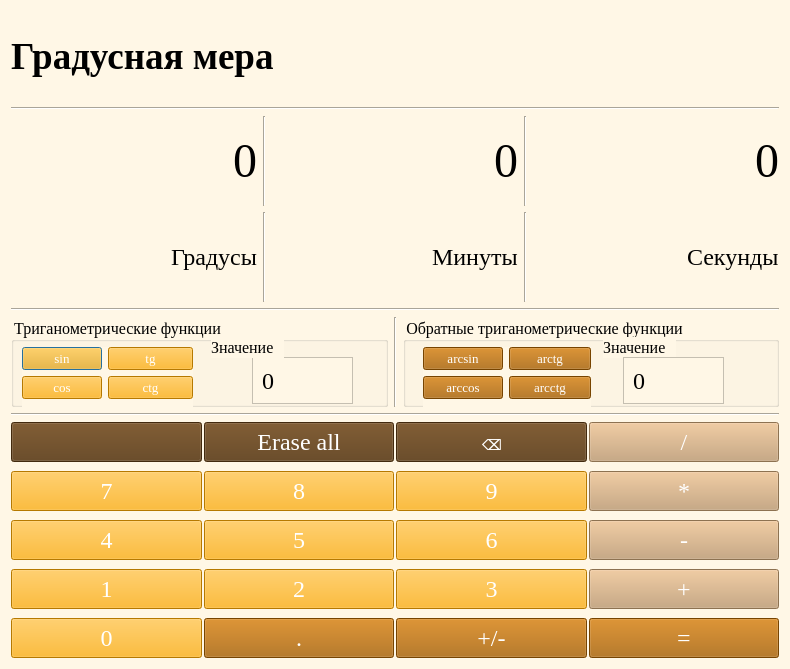
<?xml version="1.0" encoding="UTF-8"?>
<ui version="4.0">
 <class>ThirdWindow</class>
 <widget class="QDialog" name="ThirdWindow">
  <property name="geometry">
   <rect>
    <x>0</x>
    <y>0</y>
    <width>790</width>
    <height>669</height>
   </rect>
  </property>
  <property name="sizePolicy">
   <sizepolicy hsizetype="Fixed" vsizetype="Fixed">
    <horstretch>0</horstretch>
    <verstretch>0</verstretch>
   </sizepolicy>
  </property>
  <property name="windowTitle">
   <string>Dialog</string>
  </property>
  <property name="styleSheet">
   <string notr="true">color: black;
background-color: #FFF7E6;</string>
  </property>
  <layout class="QVBoxLayout" name="verticalLayout">
   <item>
    <layout class="QHBoxLayout" name="horizontalLayout_4">
     <item>
      <widget class="QLabel" name="name">
       <property name="font">
        <font>
         <family>Times New Roman</family>
         <pointsize>28</pointsize>
         <weight>75</weight>
         <bold>true</bold>
        </font>
       </property>
       <property name="text">
        <string>Градусная мера</string>
       </property>
      </widget>
     </item>
    </layout>
   </item>
   <item>
    <widget class="Line" name="line_3">
     <property name="orientation">
      <enum>Qt::Horizontal</enum>
     </property>
    </widget>
   </item>
   <item>
    <layout class="QHBoxLayout" name="horizontalLayout_2">
     <property name="sizeConstraint">
      <enum>QLayout::SetFixedSize</enum>
     </property>
     <item>
      <layout class="QHBoxLayout" name="horizontalLayout_8">
       <item alignment="Qt::AlignRight">
        <widget class="QLabel" name="degree_result">
         <property name="sizePolicy">
          <sizepolicy hsizetype="Fixed" vsizetype="Preferred">
           <horstretch>0</horstretch>
           <verstretch>0</verstretch>
          </sizepolicy>
         </property>
         <property name="font">
          <font>
           <family>Times New Roman</family>
           <pointsize>36</pointsize>
          </font>
         </property>
         <property name="text">
          <string>0</string>
         </property>
        </widget>
       </item>
      </layout>
     </item>
     <item>
      <widget class="Line" name="line_6">
       <property name="orientation">
        <enum>Qt::Vertical</enum>
       </property>
      </widget>
     </item>
     <item>
      <layout class="QHBoxLayout" name="horizontalLayout_5">
       <item alignment="Qt::AlignRight">
        <widget class="QLabel" name="minutes_result">
         <property name="sizePolicy">
          <sizepolicy hsizetype="Fixed" vsizetype="Preferred">
           <horstretch>0</horstretch>
           <verstretch>0</verstretch>
          </sizepolicy>
         </property>
         <property name="font">
          <font>
           <family>Times New Roman</family>
           <pointsize>36</pointsize>
          </font>
         </property>
         <property name="text">
          <string>0</string>
         </property>
        </widget>
       </item>
      </layout>
     </item>
     <item>
      <widget class="Line" name="line">
       <property name="orientation">
        <enum>Qt::Vertical</enum>
       </property>
      </widget>
     </item>
     <item>
      <layout class="QVBoxLayout" name="verticalLayout_2">
       <property name="sizeConstraint">
        <enum>QLayout::SetFixedSize</enum>
       </property>
       <item alignment="Qt::AlignRight">
        <widget class="QLabel" name="seconds_result">
         <property name="sizePolicy">
          <sizepolicy hsizetype="Fixed" vsizetype="Preferred">
           <horstretch>0</horstretch>
           <verstretch>0</verstretch>
          </sizepolicy>
         </property>
         <property name="font">
          <font>
           <family>Times New Roman</family>
           <pointsize>36</pointsize>
           <weight>50</weight>
           <bold>false</bold>
          </font>
         </property>
         <property name="text">
          <string>0</string>
         </property>
        </widget>
       </item>
      </layout>
     </item>
    </layout>
   </item>
   <item>
    <layout class="QHBoxLayout" name="horizontalLayout_3">
     <item alignment="Qt::AlignRight">
      <widget class="QLabel" name="label">
       <property name="font">
        <font>
         <family>Times New Roman</family>
         <pointsize>18</pointsize>
        </font>
       </property>
       <property name="text">
        <string>Градусы</string>
       </property>
      </widget>
     </item>
     <item>
      <widget class="Line" name="line_7">
       <property name="orientation">
        <enum>Qt::Vertical</enum>
       </property>
      </widget>
     </item>
     <item alignment="Qt::AlignRight">
      <widget class="QLabel" name="label_6">
       <property name="font">
        <font>
         <family>Times New Roman</family>
         <pointsize>18</pointsize>
        </font>
       </property>
       <property name="text">
        <string>Минуты</string>
       </property>
      </widget>
     </item>
     <item>
      <widget class="Line" name="line_2">
       <property name="orientation">
        <enum>Qt::Vertical</enum>
       </property>
      </widget>
     </item>
     <item>
      <layout class="QVBoxLayout" name="verticalLayout_3">
       <item alignment="Qt::AlignRight">
        <widget class="QLabel" name="label_4">
         <property name="font">
          <font>
           <family>Times New Roman</family>
           <pointsize>18</pointsize>
          </font>
         </property>
         <property name="text">
          <string>Секунды</string>
         </property>
        </widget>
       </item>
      </layout>
     </item>
    </layout>
   </item>
   <item>
    <widget class="Line" name="line_5">
     <property name="orientation">
      <enum>Qt::Horizontal</enum>
     </property>
    </widget>
   </item>
   <item>
    <layout class="QHBoxLayout" name="horizontalLayout">
     <item>
      <widget class="QGroupBox" name="groupBox">
       <property name="font">
        <font>
         <family>Times New Roman</family>
         <pointsize>12</pointsize>
        </font>
       </property>
       <property name="title">
        <string>Триганометрические функции</string>
       </property>
       <widget class="QWidget" name="layoutWidget">
        <property name="geometry">
         <rect>
          <x>11</x>
          <y>30</y>
          <width>171</width>
          <height>62</height>
         </rect>
        </property>
        <layout class="QFormLayout" name="formLayout">
         <item row="0" column="0">
          <widget class="QPushButton" name="button_sin">
           <property name="sizePolicy">
            <sizepolicy hsizetype="Maximum" vsizetype="Maximum">
             <horstretch>0</horstretch>
             <verstretch>0</verstretch>
            </sizepolicy>
           </property>
           <property name="font">
            <font>
             <family>Times New Roman</family>
             <pointsize>10</pointsize>
            </font>
           </property>
           <property name="styleSheet">
            <string notr="true">background-color: #FFAA00;
color: white;</string>
           </property>
           <property name="text">
            <string>sin</string>
           </property>
           <property name="checkable">
            <bool>true</bool>
           </property>
           <property name="autoExclusive">
            <bool>true</bool>
           </property>
          </widget>
         </item>
         <item row="0" column="1">
          <widget class="QPushButton" name="button_tan">
           <property name="sizePolicy">
            <sizepolicy hsizetype="Minimum" vsizetype="Preferred">
             <horstretch>0</horstretch>
             <verstretch>0</verstretch>
            </sizepolicy>
           </property>
           <property name="font">
            <font>
             <family>Times New Roman</family>
             <pointsize>10</pointsize>
            </font>
           </property>
           <property name="styleSheet">
            <string notr="true">background-color: #FFAA00;
color: white;</string>
           </property>
           <property name="text">
            <string>tg</string>
           </property>
           <property name="checkable">
            <bool>true</bool>
           </property>
          </widget>
         </item>
         <item row="1" column="0">
          <widget class="QPushButton" name="button_cos">
           <property name="sizePolicy">
            <sizepolicy hsizetype="Preferred" vsizetype="Preferred">
             <horstretch>0</horstretch>
             <verstretch>0</verstretch>
            </sizepolicy>
           </property>
           <property name="font">
            <font>
             <family>Times New Roman</family>
             <pointsize>10</pointsize>
            </font>
           </property>
           <property name="styleSheet">
            <string notr="true">background-color: #FFAA00;
color: white;</string>
           </property>
           <property name="text">
            <string>cos</string>
           </property>
           <property name="checkable">
            <bool>true</bool>
           </property>
           <property name="checked">
            <bool>false</bool>
           </property>
          </widget>
         </item>
         <item row="1" column="1">
          <widget class="QPushButton" name="button_cot">
           <property name="sizePolicy">
            <sizepolicy hsizetype="Preferred" vsizetype="Preferred">
             <horstretch>0</horstretch>
             <verstretch>0</verstretch>
            </sizepolicy>
           </property>
           <property name="font">
            <font>
             <family>Times New Roman</family>
             <pointsize>10</pointsize>
            </font>
           </property>
           <property name="styleSheet">
            <string notr="true">background-color: #FFAA00;
color: white;</string>
           </property>
           <property name="text">
            <string>ctg</string>
           </property>
           <property name="checkable">
            <bool>true</bool>
           </property>
          </widget>
         </item>
        </layout>
       </widget>
       <widget class="QFrame" name="frame">
        <property name="geometry">
         <rect>
          <x>241</x>
          <y>40</y>
          <width>101</width>
          <height>47</height>
         </rect>
        </property>
        <property name="layoutDirection">
         <enum>Qt::LeftToRight</enum>
        </property>
        <property name="frameShape">
         <enum>QFrame::StyledPanel</enum>
        </property>
        <property name="frameShadow">
         <enum>QFrame::Raised</enum>
        </property>
        <layout class="QHBoxLayout" name="horizontalLayout_6">
         <item>
          <widget class="QLabel" name="trig_func">
           <property name="font">
            <font>
             <family>Times New Roman</family>
             <pointsize>18</pointsize>
            </font>
           </property>
           <property name="layoutDirection">
            <enum>Qt::LeftToRight</enum>
           </property>
           <property name="text">
            <string>0</string>
           </property>
          </widget>
         </item>
        </layout>
       </widget>
       <widget class="QLabel" name="label_5">
        <property name="geometry">
         <rect>
          <x>200</x>
          <y>20</y>
          <width>73</width>
          <height>21</height>
         </rect>
        </property>
        <property name="font">
         <font>
          <family>Times New Roman</family>
          <pointsize>12</pointsize>
         </font>
        </property>
        <property name="text">
         <string>Значение</string>
        </property>
       </widget>
      </widget>
     </item>
     <item>
      <widget class="Line" name="line_10">
       <property name="orientation">
        <enum>Qt::Vertical</enum>
       </property>
      </widget>
     </item>
     <item>
      <widget class="QGroupBox" name="groupBox_2">
       <property name="font">
        <font>
         <family>Times New Roman</family>
         <pointsize>12</pointsize>
        </font>
       </property>
       <property name="title">
        <string>Обратные триганометрические функции</string>
       </property>
       <widget class="QWidget" name="layoutWidget">
        <property name="geometry">
         <rect>
          <x>20</x>
          <y>30</y>
          <width>168</width>
          <height>62</height>
         </rect>
        </property>
        <layout class="QFormLayout" name="formLayout_2">
         <item row="0" column="0">
          <widget class="QPushButton" name="button_arcsin">
           <property name="font">
            <font>
             <family>Times New Roman</family>
             <pointsize>10</pointsize>
            </font>
           </property>
           <property name="styleSheet">
            <string notr="true">background-color: #A65F00;
color: white;</string>
           </property>
           <property name="text">
            <string>arcsin</string>
           </property>
          </widget>
         </item>
         <item row="0" column="1">
          <widget class="QPushButton" name="button_arctg">
           <property name="font">
            <font>
             <family>Times New Roman</family>
             <pointsize>10</pointsize>
            </font>
           </property>
           <property name="styleSheet">
            <string notr="true">background-color: #A65F00;
color: white;</string>
           </property>
           <property name="text">
            <string>arctg</string>
           </property>
          </widget>
         </item>
         <item row="1" column="0">
          <widget class="QPushButton" name="button_arccos">
           <property name="font">
            <font>
             <family>Times New Roman</family>
             <pointsize>10</pointsize>
            </font>
           </property>
           <property name="styleSheet">
            <string notr="true">background-color: #A65F00;
color: white;</string>
           </property>
           <property name="text">
            <string>arccos</string>
           </property>
          </widget>
         </item>
         <item row="1" column="1">
          <widget class="QPushButton" name="button_arcctg">
           <property name="font">
            <font>
             <family>Times New Roman</family>
             <pointsize>10</pointsize>
            </font>
           </property>
           <property name="styleSheet">
            <string notr="true">background-color: #A65F00;
color: white;</string>
           </property>
           <property name="text">
            <string>arcctg</string>
           </property>
          </widget>
         </item>
        </layout>
       </widget>
       <widget class="QLabel" name="label_7">
        <property name="geometry">
         <rect>
          <x>200</x>
          <y>20</y>
          <width>73</width>
          <height>21</height>
         </rect>
        </property>
        <property name="font">
         <font>
          <family>Times New Roman</family>
          <pointsize>12</pointsize>
         </font>
        </property>
        <property name="text">
         <string>Значение</string>
        </property>
       </widget>
       <widget class="QFrame" name="frame_2">
        <property name="geometry">
         <rect>
          <x>220</x>
          <y>40</y>
          <width>101</width>
          <height>47</height>
         </rect>
        </property>
        <property name="frameShape">
         <enum>QFrame::StyledPanel</enum>
        </property>
        <property name="frameShadow">
         <enum>QFrame::Raised</enum>
        </property>
        <layout class="QHBoxLayout" name="horizontalLayout_7">
         <item>
          <widget class="QLabel" name="obr_trig_func">
           <property name="font">
            <font>
             <family>Times New Roman</family>
             <pointsize>18</pointsize>
            </font>
           </property>
           <property name="text">
            <string>0</string>
           </property>
          </widget>
         </item>
        </layout>
       </widget>
      </widget>
     </item>
    </layout>
   </item>
   <item>
    <widget class="Line" name="line_4">
     <property name="orientation">
      <enum>Qt::Horizontal</enum>
     </property>
    </widget>
   </item>
   <item>
    <layout class="QGridLayout" name="gridLayout" rowstretch="0,0,0,0,0,0">
     <property name="leftMargin">
      <number>0</number>
     </property>
     <property name="horizontalSpacing">
      <number>2</number>
     </property>
     <property name="verticalSpacing">
      <number>9</number>
     </property>
     <item row="4" column="2">
      <widget class="QPushButton" name="button_two">
       <property name="sizePolicy">
        <sizepolicy hsizetype="Preferred" vsizetype="Minimum">
         <horstretch>0</horstretch>
         <verstretch>0</verstretch>
        </sizepolicy>
       </property>
       <property name="font">
        <font>
         <family>Times New Roman</family>
         <pointsize>18</pointsize>
        </font>
       </property>
       <property name="styleSheet">
        <string notr="true">QPushButton{
	background-color: #FFAA00;
	color: white;
}

QPushButton:pressed{
	background-color: #F0E68C;
	color: white;
	border: 1px solid grey;
	padding: 5px;
}</string>
       </property>
       <property name="text">
        <string>2</string>
       </property>
       <property name="shortcut">
        <string>2</string>
       </property>
      </widget>
     </item>
     <item row="2" column="2">
      <widget class="QPushButton" name="button_eight">
       <property name="sizePolicy">
        <sizepolicy hsizetype="Preferred" vsizetype="Minimum">
         <horstretch>0</horstretch>
         <verstretch>0</verstretch>
        </sizepolicy>
       </property>
       <property name="font">
        <font>
         <family>Times New Roman</family>
         <pointsize>18</pointsize>
        </font>
       </property>
       <property name="styleSheet">
        <string notr="true">QPushButton{
	background-color: #FFAA00;
	color: white;
}

QPushButton:pressed{
	background-color: #F0E68C;
	color: white;
	border: 1px solid grey;
	padding: 5px;
}</string>
       </property>
       <property name="text">
        <string>8</string>
       </property>
       <property name="shortcut">
        <string>8</string>
       </property>
      </widget>
     </item>
     <item row="4" column="3">
      <widget class="QPushButton" name="button_three">
       <property name="sizePolicy">
        <sizepolicy hsizetype="Preferred" vsizetype="Minimum">
         <horstretch>0</horstretch>
         <verstretch>0</verstretch>
        </sizepolicy>
       </property>
       <property name="font">
        <font>
         <family>Times New Roman</family>
         <pointsize>18</pointsize>
        </font>
       </property>
       <property name="styleSheet">
        <string notr="true">QPushButton{
	background-color: #FFAA00;
	color: white;
}

QPushButton:pressed{
	background-color: #F0E68C;
	color: white;
	border: 1px solid grey;
	padding: 5px;
}</string>
       </property>
       <property name="text">
        <string>3</string>
       </property>
       <property name="shortcut">
        <string>3</string>
       </property>
      </widget>
     </item>
     <item row="0" column="0">
      <widget class="QPushButton" name="pushButton">
       <property name="sizePolicy">
        <sizepolicy hsizetype="Preferred" vsizetype="Minimum">
         <horstretch>0</horstretch>
         <verstretch>0</verstretch>
        </sizepolicy>
       </property>
       <property name="styleSheet">
        <string notr="true">QPushButton{
	background-color: #5C3B14;
	color: white;
}

QPushButton:pressed{
	background-color: #DCDCDC;
	color: white;
	border: 1px solid grey;
	padding: 5px;
}</string>
       </property>
       <property name="text">
        <string/>
       </property>
      </widget>
     </item>
     <item row="0" column="2">
      <widget class="QPushButton" name="button_erase_all">
       <property name="sizePolicy">
        <sizepolicy hsizetype="Preferred" vsizetype="Minimum">
         <horstretch>0</horstretch>
         <verstretch>0</verstretch>
        </sizepolicy>
       </property>
       <property name="font">
        <font>
         <family>Times New Roman</family>
         <pointsize>18</pointsize>
        </font>
       </property>
       <property name="styleSheet">
        <string notr="true">QPushButton{
	background-color: #5C3B14;
	color: white;
}

QPushButton:pressed{
	background-color: #DCDCDC;
	color: white;
	border: 1px solid grey;
	padding: 5px;
}</string>
       </property>
       <property name="text">
        <string>Erase all</string>
       </property>
       <property name="shortcut">
        <string>Del</string>
       </property>
      </widget>
     </item>
     <item row="4" column="0">
      <widget class="QPushButton" name="button_one">
       <property name="sizePolicy">
        <sizepolicy hsizetype="Preferred" vsizetype="Minimum">
         <horstretch>0</horstretch>
         <verstretch>0</verstretch>
        </sizepolicy>
       </property>
       <property name="font">
        <font>
         <family>Times New Roman</family>
         <pointsize>18</pointsize>
        </font>
       </property>
       <property name="styleSheet">
        <string notr="true">QPushButton{
	background-color: #FFAA00;
	color: white;
}

QPushButton:pressed{
	background-color: #F0E68C;
	color: white;
	border: 1px solid grey;
	padding: 5px;
}</string>
       </property>
       <property name="text">
        <string>1</string>
       </property>
       <property name="shortcut">
        <string>1</string>
       </property>
      </widget>
     </item>
     <item row="2" column="0">
      <widget class="QPushButton" name="button_seven">
       <property name="sizePolicy">
        <sizepolicy hsizetype="Preferred" vsizetype="Minimum">
         <horstretch>0</horstretch>
         <verstretch>0</verstretch>
        </sizepolicy>
       </property>
       <property name="font">
        <font>
         <family>Times New Roman</family>
         <pointsize>18</pointsize>
        </font>
       </property>
       <property name="styleSheet">
        <string notr="true">QPushButton{
	background-color: #FFAA00;
	color: white;
}

QPushButton:pressed{
	background-color: #F0E68C;
	color: white;
	border: 1px solid grey;
	padding: 5px;
}</string>
       </property>
       <property name="text">
        <string>7</string>
       </property>
       <property name="shortcut">
        <string>7</string>
       </property>
      </widget>
     </item>
     <item row="4" column="5">
      <widget class="QPushButton" name="button_plus">
       <property name="sizePolicy">
        <sizepolicy hsizetype="Preferred" vsizetype="Minimum">
         <horstretch>0</horstretch>
         <verstretch>0</verstretch>
        </sizepolicy>
       </property>
       <property name="minimumSize">
        <size>
         <width>0</width>
         <height>40</height>
        </size>
       </property>
       <property name="font">
        <font>
         <family>Times New Roman</family>
         <pointsize>18</pointsize>
        </font>
       </property>
       <property name="styleSheet">
        <string notr="true">QPushButton{
	background-color: #C69F72;
	color: white;
}

QPushButton:pressed{
	background-color: #DCDCDC;
	color: white;
	border: 1px solid grey;
	padding: 5px;
}</string>
       </property>
       <property name="text">
        <string>+</string>
       </property>
       <property name="shortcut">
        <string>+</string>
       </property>
      </widget>
     </item>
     <item row="3" column="2">
      <widget class="QPushButton" name="button_five">
       <property name="sizePolicy">
        <sizepolicy hsizetype="Preferred" vsizetype="Minimum">
         <horstretch>0</horstretch>
         <verstretch>0</verstretch>
        </sizepolicy>
       </property>
       <property name="font">
        <font>
         <family>Times New Roman</family>
         <pointsize>18</pointsize>
        </font>
       </property>
       <property name="styleSheet">
        <string notr="true">QPushButton{
	background-color: #FFAA00;
	color: white;
}

QPushButton:pressed{
	background-color: #F0E68C;
	color: white;
	border: 1px solid grey;
	padding: 5px;
}</string>
       </property>
       <property name="text">
        <string>5</string>
       </property>
       <property name="shortcut">
        <string>5</string>
       </property>
      </widget>
     </item>
     <item row="2" column="3">
      <widget class="QPushButton" name="button_nine">
       <property name="sizePolicy">
        <sizepolicy hsizetype="Preferred" vsizetype="Minimum">
         <horstretch>0</horstretch>
         <verstretch>0</verstretch>
        </sizepolicy>
       </property>
       <property name="font">
        <font>
         <family>Times New Roman</family>
         <pointsize>18</pointsize>
        </font>
       </property>
       <property name="mouseTracking">
        <bool>false</bool>
       </property>
       <property name="autoFillBackground">
        <bool>false</bool>
       </property>
       <property name="styleSheet">
        <string notr="true">QPushButton{
	background-color: #FFAA00;
	color: white;
}

QPushButton:pressed{
	background-color: #F0E68C;
	color: white;
	border: 1px solid grey;
	padding: 5px;
}</string>
       </property>
       <property name="text">
        <string>9</string>
       </property>
       <property name="shortcut">
        <string>9</string>
       </property>
       <property name="flat">
        <bool>false</bool>
       </property>
      </widget>
     </item>
     <item row="2" column="5">
      <widget class="QPushButton" name="button_multiplication">
       <property name="sizePolicy">
        <sizepolicy hsizetype="Preferred" vsizetype="Minimum">
         <horstretch>0</horstretch>
         <verstretch>0</verstretch>
        </sizepolicy>
       </property>
       <property name="minimumSize">
        <size>
         <width>0</width>
         <height>40</height>
        </size>
       </property>
       <property name="font">
        <font>
         <family>Times New Roman</family>
         <pointsize>18</pointsize>
        </font>
       </property>
       <property name="styleSheet">
        <string notr="true">QPushButton{
	background-color: #C69F72;
	color: white;
}

QPushButton:pressed{
	background-color: #DCDCDC;
	color: white;
	border: 1px solid grey;
	padding: 5px;
}</string>
       </property>
       <property name="text">
        <string>*</string>
       </property>
       <property name="shortcut">
        <string>*</string>
       </property>
      </widget>
     </item>
     <item row="0" column="5">
      <widget class="QPushButton" name="button_division">
       <property name="sizePolicy">
        <sizepolicy hsizetype="Preferred" vsizetype="Minimum">
         <horstretch>0</horstretch>
         <verstretch>0</verstretch>
        </sizepolicy>
       </property>
       <property name="minimumSize">
        <size>
         <width>0</width>
         <height>40</height>
        </size>
       </property>
       <property name="font">
        <font>
         <family>Times New Roman</family>
         <pointsize>18</pointsize>
        </font>
       </property>
       <property name="styleSheet">
        <string notr="true">QPushButton{
	background-color: #C69F72;
	color: white;
}

QPushButton:pressed{
	background-color: #DCDCDC;
	color: white;
	border: 1px solid grey;
	padding: 5px;
}</string>
       </property>
       <property name="text">
        <string>/</string>
       </property>
       <property name="shortcut">
        <string>/</string>
       </property>
      </widget>
     </item>
     <item row="5" column="5">
      <widget class="QPushButton" name="button_equal">
       <property name="sizePolicy">
        <sizepolicy hsizetype="Preferred" vsizetype="Minimum">
         <horstretch>0</horstretch>
         <verstretch>0</verstretch>
        </sizepolicy>
       </property>
       <property name="minimumSize">
        <size>
         <width>0</width>
         <height>40</height>
        </size>
       </property>
       <property name="font">
        <font>
         <family>Times New Roman</family>
         <pointsize>18</pointsize>
        </font>
       </property>
       <property name="styleSheet">
        <string notr="true">QPushButton{
	background-color: #A65F00;
	color: white;
}

QPushButton:pressed{
	background-color: #DCDCDC;
	color: white;
	border: 1px solid grey;
	padding: 5px;
}</string>
       </property>
       <property name="text">
        <string>=</string>
       </property>
       <property name="shortcut">
        <string>=</string>
       </property>
      </widget>
     </item>
     <item row="0" column="3">
      <widget class="QPushButton" name="button_clear">
       <property name="sizePolicy">
        <sizepolicy hsizetype="Preferred" vsizetype="Minimum">
         <horstretch>0</horstretch>
         <verstretch>0</verstretch>
        </sizepolicy>
       </property>
       <property name="font">
        <font>
         <family>Times New Roman</family>
         <pointsize>18</pointsize>
        </font>
       </property>
       <property name="styleSheet">
        <string notr="true">QPushButton{
	background-color: #5C3B14;
	color: white;
}

QPushButton:pressed{
	background-color: #DCDCDC;
	color: white;
	border: 1px solid grey;
	padding: 5px;
}</string>
       </property>
       <property name="text">
        <string>⌫</string>
       </property>
       <property name="shortcut">
        <string>Backspace</string>
       </property>
      </widget>
     </item>
     <item row="3" column="3">
      <widget class="QPushButton" name="button_six">
       <property name="sizePolicy">
        <sizepolicy hsizetype="Preferred" vsizetype="Minimum">
         <horstretch>0</horstretch>
         <verstretch>0</verstretch>
        </sizepolicy>
       </property>
       <property name="font">
        <font>
         <family>Times New Roman</family>
         <pointsize>18</pointsize>
        </font>
       </property>
       <property name="styleSheet">
        <string notr="true">QPushButton{
	background-color: #FFAA00;
	color: white;
}

QPushButton:pressed{
	background-color: #F0E68C;
	color: white;
	border: 1px solid grey;
	padding: 5px;
}</string>
       </property>
       <property name="text">
        <string>6</string>
       </property>
       <property name="shortcut">
        <string>6</string>
       </property>
      </widget>
     </item>
     <item row="3" column="0">
      <widget class="QPushButton" name="button_four">
       <property name="sizePolicy">
        <sizepolicy hsizetype="Preferred" vsizetype="Minimum">
         <horstretch>0</horstretch>
         <verstretch>0</verstretch>
        </sizepolicy>
       </property>
       <property name="font">
        <font>
         <family>Times New Roman</family>
         <pointsize>18</pointsize>
        </font>
       </property>
       <property name="styleSheet">
        <string notr="true">QPushButton{
	background-color: #FFAA00;
	color: white;
}

QPushButton:pressed{
	background-color: #F0E68C;
	color: white;
	border: 1px solid grey;
	padding: 5px;
}</string>
       </property>
       <property name="text">
        <string>4</string>
       </property>
       <property name="shortcut">
        <string>4</string>
       </property>
      </widget>
     </item>
     <item row="3" column="5">
      <widget class="QPushButton" name="button_minus">
       <property name="sizePolicy">
        <sizepolicy hsizetype="Preferred" vsizetype="Minimum">
         <horstretch>0</horstretch>
         <verstretch>0</verstretch>
        </sizepolicy>
       </property>
       <property name="minimumSize">
        <size>
         <width>0</width>
         <height>40</height>
        </size>
       </property>
       <property name="font">
        <font>
         <family>Times New Roman</family>
         <pointsize>18</pointsize>
        </font>
       </property>
       <property name="styleSheet">
        <string notr="true">QPushButton{
	background-color: #C69F72;
	color: white;
}

QPushButton:pressed{
	background-color: #DCDCDC;
	color: white;
	border: 1px solid grey;
	padding: 5px;
}</string>
       </property>
       <property name="text">
        <string>-</string>
       </property>
       <property name="shortcut">
        <string>-</string>
       </property>
      </widget>
     </item>
     <item row="5" column="0">
      <widget class="QPushButton" name="button_null">
       <property name="sizePolicy">
        <sizepolicy hsizetype="Preferred" vsizetype="Minimum">
         <horstretch>0</horstretch>
         <verstretch>0</verstretch>
        </sizepolicy>
       </property>
       <property name="font">
        <font>
         <family>Times New Roman</family>
         <pointsize>18</pointsize>
        </font>
       </property>
       <property name="styleSheet">
        <string notr="true">QPushButton{
	background-color: #FFAA00;
	color: white;
}

QPushButton:pressed{
	background-color: #F0E68C;
	color: white;
	border: 1px solid grey;
	padding: 5px;
}</string>
       </property>
       <property name="text">
        <string>0</string>
       </property>
       <property name="shortcut">
        <string>0</string>
       </property>
      </widget>
     </item>
     <item row="5" column="2">
      <widget class="QPushButton" name="button_dot">
       <property name="sizePolicy">
        <sizepolicy hsizetype="Preferred" vsizetype="Minimum">
         <horstretch>0</horstretch>
         <verstretch>0</verstretch>
        </sizepolicy>
       </property>
       <property name="font">
        <font>
         <family>Times New Roman</family>
         <pointsize>18</pointsize>
        </font>
       </property>
       <property name="styleSheet">
        <string notr="true">QPushButton{
	background-color: #A65F00;
	color: white;
}

QPushButton:pressed{
	background-color: #F0E68C;
	color: white;
	border: 1px solid grey;
	padding: 5px;
}</string>
       </property>
       <property name="text">
        <string>.</string>
       </property>
       <property name="shortcut">
        <string>.</string>
       </property>
      </widget>
     </item>
     <item row="5" column="3">
      <widget class="QPushButton" name="button_plus_minus">
       <property name="sizePolicy">
        <sizepolicy hsizetype="Preferred" vsizetype="Minimum">
         <horstretch>0</horstretch>
         <verstretch>0</verstretch>
        </sizepolicy>
       </property>
       <property name="font">
        <font>
         <family>Times New Roman</family>
         <pointsize>18</pointsize>
        </font>
       </property>
       <property name="styleSheet">
        <string notr="true">QPushButton{
	background-color: #A65F00;
	color: white;
}

QPushButton:pressed{
	background-color: #DCDCDC;
	color: white;
	border: 1px solid grey;
	padding: 5px;
}</string>
       </property>
       <property name="text">
        <string>+/-</string>
       </property>
      </widget>
     </item>
    </layout>
   </item>
  </layout>
 </widget>
 <resources/>
 <connections/>
</ui>
